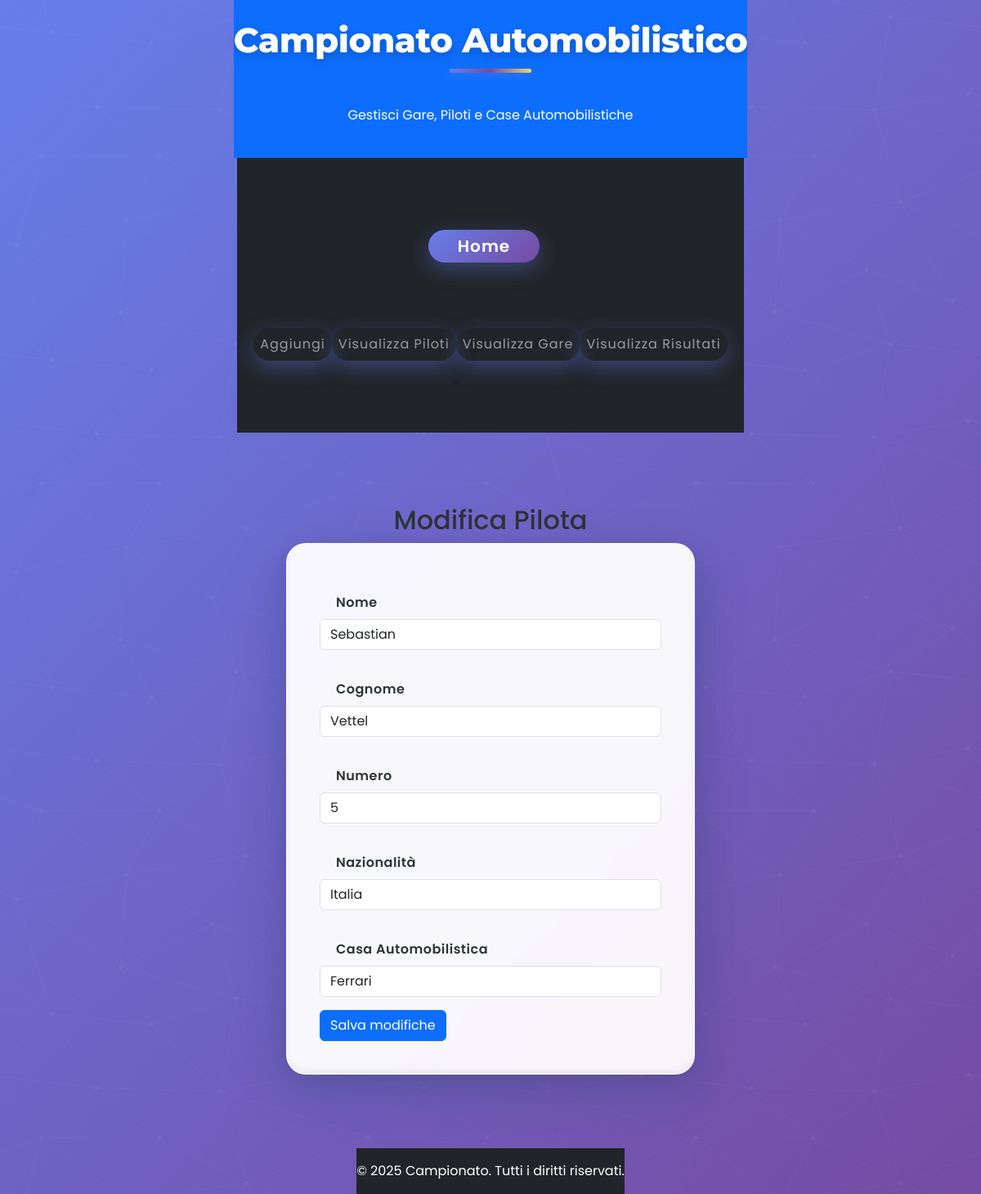
The page /campionato/update.php?id=1 on the database its author committed.
### tables this page shows
CREATE TABLE Piloti (
id INT PRIMARY KEY AUTO_INCREMENT,
nome VARCHAR(50) NOT NULL,
cognome VARCHAR(50) NOT NULL,
numero INT NOT NULL UNIQUE,
nazionalita_id INT NOT NULL,
casa_id INT NOT NULL,
FOREIGN KEY (casa_id) REFERENCES Case_Automobilistiche(id) ON DELETE CASCADE,
FOREIGN KEY (nazionalita_id) REFERENCES Nazionalita(id) ON DELETE CASCADE
);

### campionato/update.php (the view, shortened to what this page needs)
<?php
include 'php/db.php';
include 'php/header.php';
if (isset($_GET['id'])) {
    $id = $_GET['id'];
    $query = "SELECT * FROM campionato_automobilistico.piloti WHERE id = :id";
    $stmt = $pdo->prepare($query);
    $stmt->execute(['id' => $id]);
    $pilota = $stmt->fetch(PDO::FETCH_ASSOC);
    $nazionalitaQuery = "SELECT id, descrizione FROM campionato_automobilistico.nazionalita";
    $nazionalita = $pdo->query($nazionalitaQuery)->fetchAll(PDO::FETCH_ASSOC);
    $caseQuery = "SELECT id, nome FROM campionato_automobilistico.case_automobilistiche";
    $case = $pdo->query($caseQuery)->fetchAll(PDO::FETCH_ASSOC);
}
?>
<div class="container mt-5">
    <h2>Modifica Pilota</h2>
    <form method="POST">
        <div class="mb-3">
            <label for="nome" class="form-label">Nome</label>
            <input type="text" class="form-control" id="nome" name="nome" value="<?= $pilota['nome']; ?>" required>
        </div>
        <div class="mb-3">
            <label for="cognome" class="form-label">Cognome</label>
            <input type="text" class="form-control" id="cognome" name="cognome" value="<?= $pilota['cognome']; ?>" required>
        </div>
        <div class="mb-3">
            <label for="numero" class="form-label">Numero</label>
            <input type="number" class="form-control" id="numero" name="numero" value="<?= $pilota['numero']; ?>" required>
        </div>
        <div class="mb-3">
            <label for="nazionalita_id" class="form-label">Nazionalità</label>
            <select class="form-control" id="nazionalita_id" name="nazionalita_id" required>
                <?php
                foreach ($nazionalita as $n) {
                    $selected = $n['id'] == $pilota['nazionalita_id'] ? 'selected' : '';
                    echo "<option value='{$n['id']}' $selected>{$n['descrizione']}</option>";
                }
                ?>
            </select>
        </div>
        <div class="mb-3">
            <label for="casa_id" class="form-label">Casa Automobilistica</label>
            <select class="form-control" id="casa_id" name="casa_id" required>
                <?php
                foreach ($case as $c) {
                    $selected = $c['id'] == $pilota['casa_id'] ? 'selected' : '';
                    echo "<option value='{$c['id']}' $selected>{$c['nome']}</option>";
                }
                ?>
            </select>
        </div>
        <button type="submit" class="btn btn-primary">Salva modifiche</button>
    </form>
</div>
<?php include 'php/footer.php'; ?>

### LeCittaDelTurista/LeCittaDelTurista/style.css (style rules this page uses)
body { margin: 0; padding: 0; min-height: 100vh; font-family: 'Poppins', sans-serif; background: linear-gradient(135deg, #667eea 0%, #764ba2 100%); display: flex; flex-direction: column; align-items: center; justify-content: center; color: #2d3436; position: relative; overflow-x: hidden; }
body::before { content: ''; position: absolute; width: 100%; height: 100%; top: 0; left: 0; opacity: 0.05; z-index: -1; }
.container { display: flex; flex-direction: column; align-items: center; justify-content: center; width: 100%; max-width: 1200px; padding: 40px 20px; box-sizing: border-box; position: relative; }
form { background: rgba(255, 255, 255, 0.95); padding: 40px; width: 500px; color: #2d3436; border-radius: 24px; box-shadow: 0 20px 70px rgba(0, 0, 0, 0.15), 0 10px 30px rgba(0, 0, 0, 0.1), 0 30px 50px rgba(103, 151, 255, 0.15), inset 0 -5px 10px rgba(0, 0, 0, 0.05); backdrop-filter: blur(20px); margin-bottom: 50px; border: 1px solid rgba(255, 255, 255, 0.5); position: relative; overflow: hidden; transition: all 0.5s ease; transform: translateY(0); }
form::before { content: ''; position: absolute; top: -10%; left: -10%; width: 120%; height: 120%; background: linear-gradient( 45deg, transparent, rgba(255, 255, 255, 0.1) 20%, rgba(255, 255, 255, 0.4) 40%, rgba(255, 255, 255, 0.1) 60%, transparent ); transform: rotate(15deg) translateX(-200%); animation: shine 6s infinite; }
label { margin: 20px; display: inline-block; font-weight: 600; letter-spacing: 0.5px; transition: all 0.3s ease; position: relative; }

### rows shown on the page
piloti: nome "Sebastian", cognome "Vettel", numero "5"

### other values the page prints
form field nazionalita_id "Italia"
form field casa_id "Ferrari"
